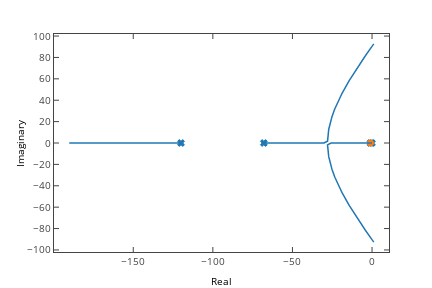

This figure's notebook cell:
### Markdown cell above
Ikusten denez K=6 denean, gutxi gorabeghera sistema ezegonkortzen da eta prezisio maximoa horrela kalkulatu daiteke

Bestalde, gogoratu daiteke sistema diskretu guztiak ezegonkortzen direla K baterako, lagintze maiztasunaren arabera. Sistema jarraituaren egonkortasun muga kalkulatzen bada:

### Code cell
c.rlocus(gp*gc,sp.r_[0:20:0.01])
f=plt.gcf();py.iplot_mpl(f)

### Figure 1 — Plotly figure (JSON) as saved in the notebook; plotly's stock layout.template omitted (floating-point values rounded to 4 significant figures; data arrays with more than 128 entries replaced by an {"elided": "..."} marker saying what was removed)
{"data": [{"marker": {"color": "#1F77B4", "line": {"color": "#1F77B4", "width": 1}, "opacity": 1, "size": 6, "symbol": "x"}, "mode": "markers", "name": "_line0", "type": "scatter", "uid": "8fdd62de-8bc3-44b2-828b-271338d956e6", "x": [-120.0, -67.96, -1.043, -0.05], "xaxis": "x", "y": [0, 0, 0, 0], "yaxis": "y"}, {"marker": {"color": "#FF7F0E", "line": {"color": "#FF7F0E", "width": 1}, "opacity": 1, "size": 6, "symbol": "circle"}, "mode": "markers", "name": "_line1", "type": "scatter", "uid": "7f35fbae-ff10-4b4f-8ce7-1fd6a0c2cf27", "x": [-1], "xaxis": "x", "y": [0], "yaxis": "y"}, {"line": {"color": "rgba (31, 119, 180, 1)", "dash": "solid", "width": 1.5}, "mode": "lines", "name": "rootlocus", "type": "scatter", "uid": "94bcd500-d76b-4b91-8b03-94826336601f", "x": {"elided": "2000 float values"}, "xaxis": "x", "y": {"elided": "2000 int values"}, "yaxis": "y"}, {"line": {"color": "rgba (31, 119, 180, 1)", "dash": "solid", "width": 1.5}, "mode": "lines", "name": "rootlocus", "type": "scatter", "uid": "3c2b59c6-b7b2-4869-b24c-f7a896792a28", "x": {"elided": "2000 float values"}, "xaxis": "x", "y": {"elided": "2000 float values"}, "yaxis": "y"}, {"line": {"color": "rgba (31, 119, 180, 1)", "dash": "solid", "width": 1.5}, "mode": "lines", "name": "rootlocus", "type": "scatter", "uid": "bde448a2-a199-455d-86e4-ec96028e7f27", "x": {"elided": "2000 float values"}, "xaxis": "x", "y": {"elided": "2000 float values"}, "yaxis": "y"}, {"line": {"color": "rgba (31, 119, 180, 1)", "dash": "solid", "width": 1.5}, "mode": "lines", "name": "rootlocus", "type": "scatter", "uid": "a94f4eca-f35d-4706-995c-b3eca959b673", "x": {"elided": "2000 float values"}, "xaxis": "x", "y": {"elided": "2000 int values"}, "yaxis": "y"}], "layout": {"autosize": false, "height": 288, "hovermode": "closest", "margin": {"b": 36, "l": 54, "pad": 0, "r": 43, "t": 34}, "showlegend": false, "width": 432, "xaxis": {"anchor": "y", "domain": [0, 1], "mirror": "ticks", "nticks": 10, "range": [-199.8, 10.65], "showgrid": false, "showline": true, "side": "bottom", "tickfont": {"size": 10}, "ticks": "inside", "title": {"font": {"color": "#000000", "size": 10}, "text": "Real"}, "type": "linear", "zeroline": false}, "yaxis": {"anchor": "x", "domain": [0, 1], "mirror": "ticks", "nticks": 11, "range": [-101.9, 101.9], "showgrid": false, "showline": true, "side": "left", "tickfont": {"size": 10}, "ticks": "inside", "title": {"font": {"color": "#000000", "size": 10}, "text": "Imaginary"}, "type": "linear", "zeroline": false}}}
